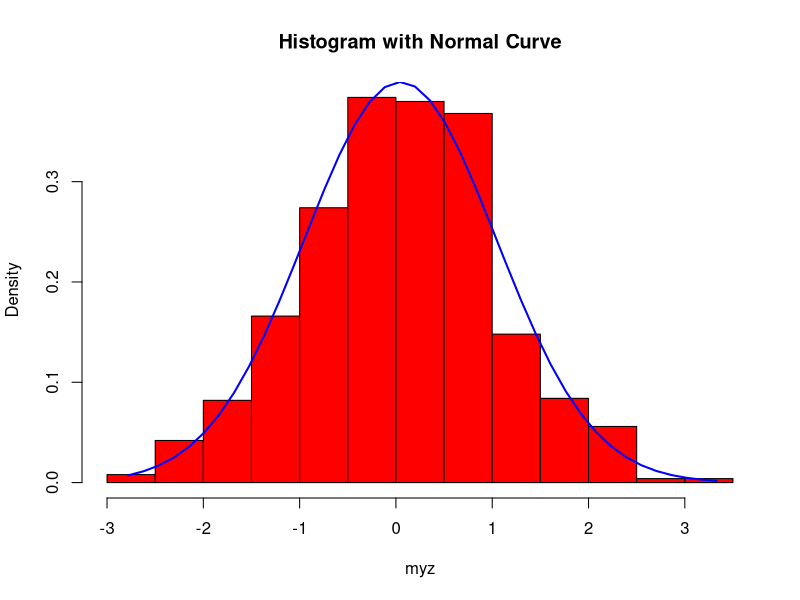
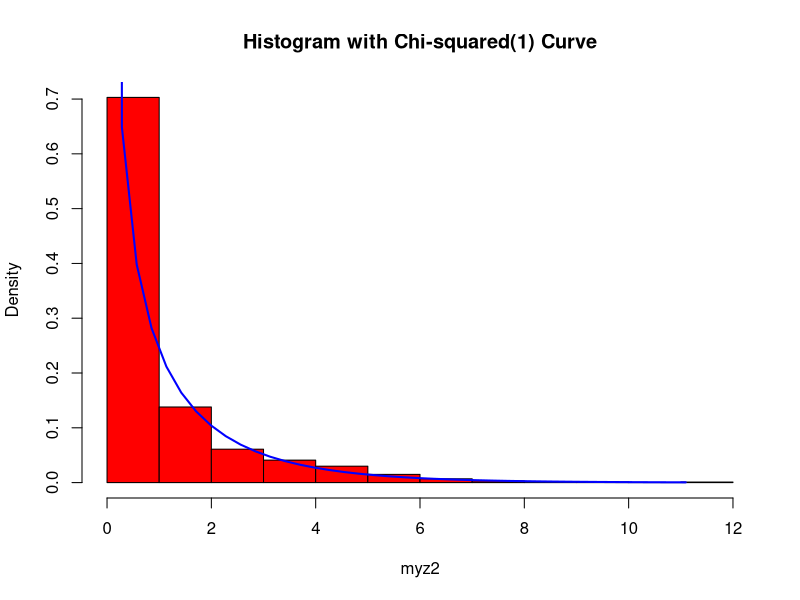
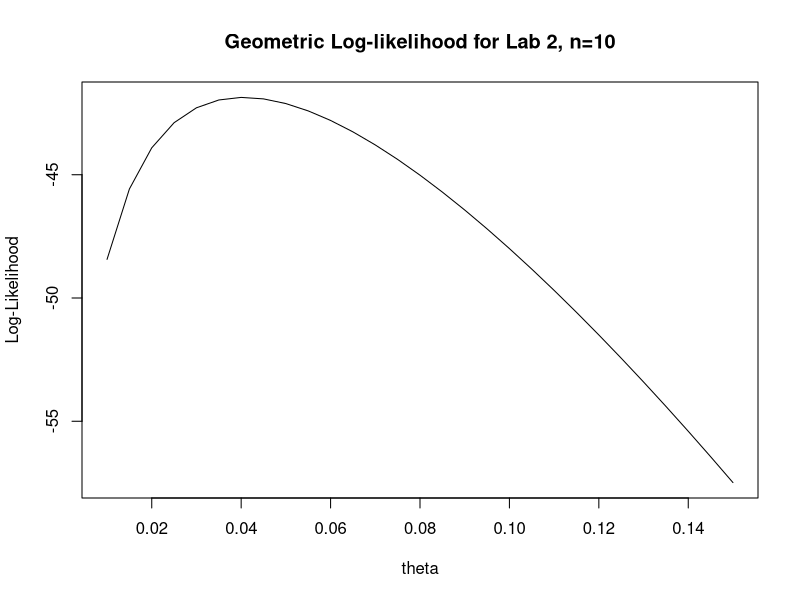
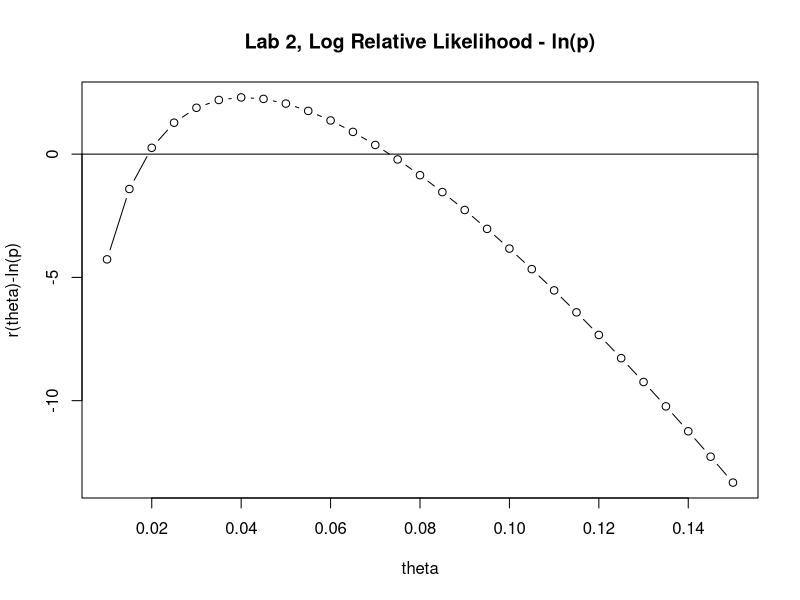

R code for these plots, in order:
## ---- chunk 1
# First generate 1000 random observations from N(0,1)
set.seed(12345)
myz <- rnorm(1000) #1000 observations of the normal distribution

# Plot a scaled histogram and overlay normal pdf
h <- hist(myz, breaks=10, col="red", 
  	main="Histogram with Normal Curve", prob=TRUE) 
xfit<-seq(min(myz), max(myz), length=40) #sequence of length 40 between min and max
yfit<-dnorm(xfit, mean=mean(myz), sd=sd(myz)) #normal density 
lines(xfit, yfit, col="blue", lwd=2) #overlay fitted normal density

# as a little exercise, change the color in line 39 above to "forestgreen" and
# the linewidth to 50. Congratulations, you have just made your 
# first piece of Data Art!! A very hungry caterpillar :^)

# Square these observations, plot a histogram and overlay the chi-square(1) pdf
myz2 <- myz^2
h <- hist(myz2, breaks=10, col="red", 
  	main="Histogram with Chi-squared(1) Curve", prob=TRUE) 
xfit <- seq(min(myz2), max(myz2), length=40) 
yfit <- dchisq(xfit, 1)    #chi-squared(1) density
lines(xfit, yfit, col="blue", lwd=2) #overlay Chi-squared(1) curve


## ---- chunk 2
set.seed(54321)
n <- 10
geo.dat <- rgeom(n, prob=.07)   # this generates n geometric observations

geo.mle <- 1/(1+mean(geo.dat)) #We derived this MLE during the basketball tryouts example
geo.mle
## ---- chunk 3
# Write a function to compute geometric log-likelihood with arguments
#  theta = scalar or vector of geometric probabilities
#  x = vector of observations

ell <-  function(theta, x){
  loglike <- 0
  for (i in 1:length(x)){
    loglike <- loglike + dgeom(x[i], prob=theta, log=TRUE)  
      #computes the sum of the log of geometric probabilities over each of the observations
  } 
  return(loglike)
}

theta <- seq(0.01, 0.15, by=.005)  #a vector sequence of theta values
gloglike <- ell(theta, geo.dat)    #compute the log-likelihood for each value in theta, given data geo.dat
head(cbind(theta, gloglike))    #head prints the top values
plot(gloglike ~ theta, ylab='Log-Likelihood', xlab='theta', type='l') #plot(y ~ x) version
title(paste('Geometric Log-likelihood for Lab 2, n=', n, sep=''))
## ---- chunk 4
#?optimize   #see the arguments and outputs for optimize; see optional arguments ...
# we pass a function to optimize, starting interval, and any other arguments required by ell

thetahat <- optimize(ell, c(.02, .10), maximum=TRUE, x=geo.dat)
thetahat   #how does the maximum compare with 1/(1+mean(geo.dat)) computed above?
thetahat$maximum  #extract the maximum
thetahat$objective  #extract value of function ell at maximum
## ---- chunk 5
# Function to compute the log relative likelihood, r(theta)
#  theta = scalar or vector of Binomial probabilities
#  thetahat = the MLE of theta
#  x = vector of observations

logR <- function(theta, thetahat, x){
  ell(theta, x) - ell(thetahat, x)
}

logR(theta, thetahat$maximum, geo.dat)

# Function to compute the log relative likelihood - ln(p) for 
#      100p% Likelihood interval computations
#  theta = scalar or vector of Binomial probabilities
#  thetahat = the MLE of theta
#  x = vector of observations
logR.m.lnp <- function(theta, thetahat, x, p) {logR(theta, thetahat, x) - log(p)}

p <- .1  #10% likelihood interval
plot(logR.m.lnp(theta, thetahat$maximum, geo.dat, p) ~ theta, ylab='r(theta)-ln(p)',
     xlab='theta', type='b')
abline(h=0)  #add horizontal line at zero
title('Lab 2, Log Relative Likelihood - ln(p)')
## ---- chunk 6
#?uniroot  #see the arguments for uniroot
# use the graph to obtain starting interval for root finding search

#Likelihood intervals, supply the function, starting interval and arguments 
lower <- uniroot(logR.m.lnp, c(.01, .04), thetahat$maximum, geo.dat, p)
lower

upper <- uniroot(logR.m.lnp, c(.06, .10), thetahat$maximum, geo.dat, p)
upper

